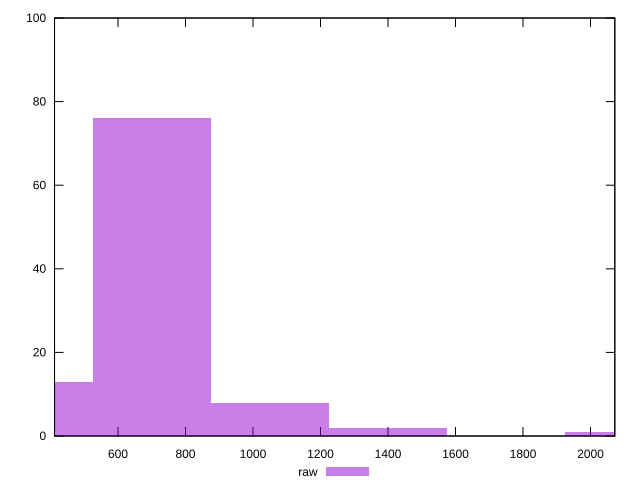

Write gnuplot code to recreate this figure.
reset

$raw <<EOF
1398.6982513396406 2
699.3491256698203 76
349.67456283491015 13
1049.0236885047304 8
2098.047377009461 1
EOF

set key outside below
set boxwidth 349.67456283491015
set xrange [412:2072]
set yrange [0:100]
set trange [0:100]
set style fill transparent solid 0.5 noborder
set terminal svg size 640, 490 enhanced background rgb 'white'
set output "report_00015_2021-02-09T16-11-33.973Z/render-blocking-resources/samples/pages+cached+noadtech/raw/histogram.svg"

plot $raw title "raw" with boxes

reset
